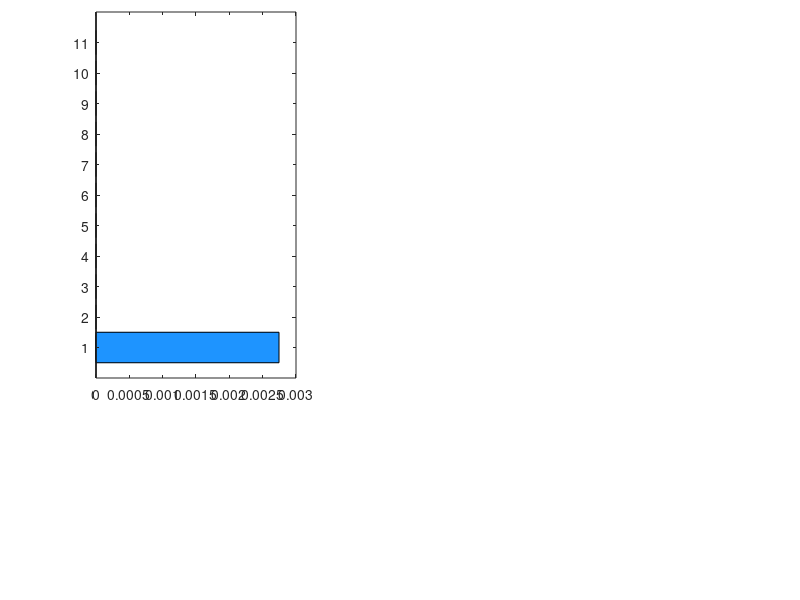

The MATLAB script that drew this image: (Note: this script raises an error after producing the figure.)
%%%%%Plot SHAP values 
clear all
width = 12;     
height = 12;    
defpos = get(0,'defaultFigurePosition');
set(0,'defaultFigurePosition', [defpos(1) defpos(2) width*100, height*100]);
top_margin=0.005;
left_margin=0.12;
horizontal_margin=0.06;
vertical_margin=0.015;
map_width=0.25;
map_height=0.61;
f=figure;
AI	=0.037892584
LAI	=0.009070203
Sand=	0.008922906
LeafN=	0.006440041
Pfreq=	0.006115148
Rad=	0.0039667
WoodD=	0.003960079
Cfvo=	0.00391594
SLA	=0.003861743
Rplant=	0.003237842
VPD	=0.002745112
y=[AI	LAI	Sand	LeafN	Pfreq	Rad	WoodD	Cfvo	SLA	Rplant	VPD]
subplot('position',[left_margin,1-top_margin-map_height-vertical_margin,map_width,map_height]);
barh(nan(size(y))); 
hold on
y1=fliplr(y);
for ii = 1:11
    barh(ii,y1(ii),0.5,'FaceColor',[30/255,148/255,1],'facealpha',1);
    hold on
end
varname=fliplr({'Aridity Index' 'Leaf Area Index' 'Sand'  'Leaf Nitrogen'  'Precip Frequency' 'Radiation' 'Wood Density'  'Coarse fragments' 'Specific leaf area' 'Hydraulic resistance' 'Vapor pressure deficit'})
yticklabels(varname);ylim([0.5,11.5])
xlabel({'Importance (mean absolute SHAP value)'})
box on;set(gca,'Fontsize',14);
text(0.72,0.135,'R^2 = 0.74','Units','normalized','Fontsize',14,'Fontweight','bold');
text(-0.37,1.02,'a','Units','normalized','Fontsize',22,'Fontweight','bold');

clearvars -except f
%clear all
uiopen('/Volumes/zf2-mac/drivers/liang/yuanzhang code/ensemble/driverensemble11nocrop.csv',1)
uiopen('/Volumes/zf2-mac/drivers/liang/yuanzhang code/ensemble/shapvaluesensemble.csv',1)
top_margin=0.005;
left_margin=0.12;
horizontal_margin=0.06;
vertical_margin=0.015;
map_width=0.25;
map_height=0.16;
subplot('position',[left_margin+map_width+horizontal_margin,1-top_margin-map_height-vertical_margin,0.15,map_height]);
scatter(1./AI,AI1,2,'b.');xlabel({'Aridity Index'});ylabel({'SHAP value'});box on;set(gca,'Fontsize',14);
text(-0.31,1.02,'b','Units','normalized','Fontsize',22,'Fontweight','bold');
xlim([0,20]);ylim([-0.1,0.15])
subplot('position',[left_margin+map_width+horizontal_margin+0.15+0.045,1-top_margin-map_height-vertical_margin,0.15,map_height]);
scatter(LAI,LAI1,2,'b.');xlabel({'Leaf Area Index (m^2/m^2)'});box on;set(gca,'Fontsize',14);
text(-0.26,1.02,'c','Units','normalized','Fontsize',22,'Fontweight','bold');
subplot('position',[left_margin+map_width+horizontal_margin,1-top_margin-map_height*2-vertical_margin*2-0.05,0.15,map_height]);
scatter(Sand,Sand1,2,'b.');xlabel({'Sand (%)'});ylabel({'SHAP value'});box on;set(gca,'Fontsize',14);
text(-0.31,1.02,'d','Units','normalized','Fontsize',22,'Fontweight','bold');
subplot('position',[left_margin+map_width+horizontal_margin+0.15+0.045,1-top_margin-map_height*2-vertical_margin*2-0.05,0.15,map_height]);
scatter(LeafN,LeafN1,2,'b.');xlabel({'Leaf Nitrogen (mg/g)'});box on;set(gca,'Fontsize',14);
text(-0.26,1.02,'e','Units','normalized','Fontsize',22,'Fontweight','bold');

subplot('position',[left_margin+map_width+horizontal_margin,1-top_margin-map_height*3-vertical_margin*3-0.05*2,0.15,map_height]);
scatter(Pfreq,Pfreq1,2,'b.');xlabel({'Precipitation Frequency (days)'});ylabel({'SHAP value'});box on;set(gca,'Fontsize',14);
text(-0.31,1.02,'f','Units','normalized','Fontsize',22,'Fontweight','bold');
subplot('position',[left_margin+map_width+horizontal_margin+0.15+0.045,1-top_margin-map_height*3-vertical_margin*3-0.05*2,0.15,map_height]);
scatter(Rad,Rad1,2,'b.');xlabel({'Radiation (W/m^2)'});box on;set(gca,'Fontsize',14);
text(-0.26,1.02,'g','Units','normalized','Fontsize',22,'Fontweight','bold');

InPath = '/Volumes/zf2-mac/SMAPIB2022/Figures/';cd(InPath);
print(f,'shap','-dpdf','-r600');
   